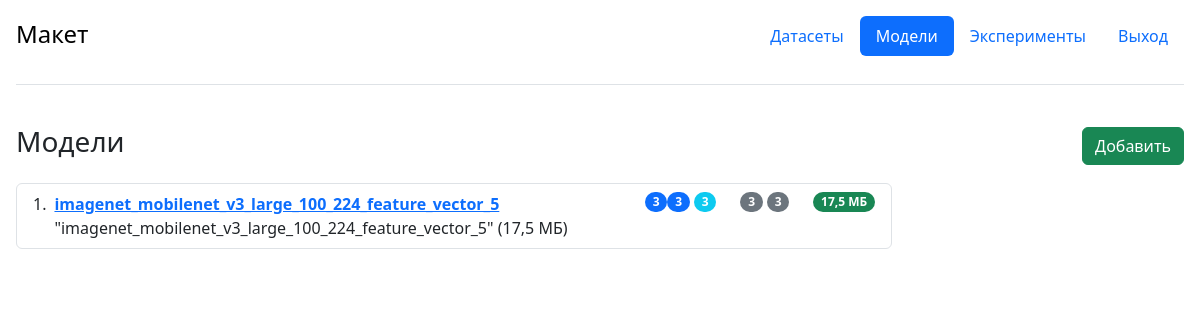
The app's page /models/ (signed in) with its own data.
### portal/entity/model/orm.py (models this page shows, shortened)
class INS(models.Model):
    type = models.IntegerField(verbose_name='Вектор признаков (0), классификатор(1)')
    dir_name = models.CharField(max_length=100, verbose_name='Имя файла', unique=True, null=False, blank=False)
    shortName = models.CharField(max_length=100, verbose_name='Имя модели', unique=True, null=False, blank=False)
    comments = models.TextField(verbose_name="Описание")
    input_size_x = models.IntegerField(verbose_name='Size X')
    input_size_y = models.IntegerField(verbose_name='Size Y')
    input_size_ch = models.IntegerField(verbose_name='Channels num')
    min = models.IntegerField(verbose_name='Min values input')
    max = models.IntegerField(verbose_name='Max values input')
    batch_norm_momentum = models.FloatField()
    dir_size = models.IntegerField()
    class Meta:
        verbose_name_plural = '02 Модели'
        verbose_name = 'Модель'
        ordering = ['-shortName']

### portal/entity/model/views.py (the view)
# urls.py: path('', models_list, name='models_list'),
@login_required
def models_list(request):
    models = INS.objects.all()
    context = {'models': models}
    return render(request, 'portal/pages/model/list.html', context)

### portal/templates/portal/pages/model/list.html
{% extends 'portal/mainLayaut.html' %}
{% block content %}
    <div class="d-flex justify-content-between align-items-center pb-3">
        <h3>Модели</h3>
        <a class="btn btn-success text-decoration-none" href="{% url 'model_add_form' %}"
           role="button">Добавить</a>
    </div>
    <main class="">
        <ol class="list-group list-group-numbered w-75">
            {% for model in models %}
                <li class="list-group-item d-flex justify-content-between align-items-start">
                    <div class="ms-2 me-auto">
                        <div class="fw-bold">
                            <a href="{% url 'model_detail' model.pk %}">{{ model.shortName }}</a></div>
                        "{{ model.dir_name }}" ({{ model.dir_size|filesizeformat }}) <br/>
                    </div>
                    <span class="badge bg-primary rounded-pill">{{ model.input_size_x }}</span>
                    <span class="badge bg-primary rounded-pill">{{ model.input_size_y }}</span>
                    <span class="badge bg-info rounded-pill ms-1 ">{{ model.input_size_ch }}</span>
                    <span class="badge bg-secondary rounded-pill ms-4">{{ model.min }}</span>
                    <span class="badge bg-secondary rounded-pill ms-1">{{ model.max }}</span>
                    <span class="badge bg-success rounded-pill ms-4">{{ model.dir_size|filesizeformat }}</span>
                </li>
            {% endfor %}
        </ol>
    </main>
{% endblock content %}

### portal/static/portal/index.css (style rules this page uses)
body { font-family: open-sans, sans-serif; margin: 0; }

### records on screen
INS: shortName "imagenet_mobilenet_v3_large_100_224_feature_vector_5", dir_name "imagenet_mobilenet_v3_large_100_224_feature_vector_5", dir_size|filesizeformat "17,5 МБ", input_size_x "3", input_size_y "3", input_size_ch "3", min "3", max "3"
